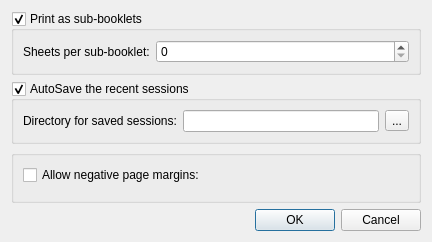
<?xml version="1.0" encoding="UTF-8"?>
<ui version="4.0">
 <class>ConfigDialog</class>
 <widget class="QDialog" name="ConfigDialog">
  <property name="geometry">
   <rect>
    <x>0</x>
    <y>0</y>
    <width>432</width>
    <height>242</height>
   </rect>
  </property>
  <property name="windowTitle">
   <string>Preferences</string>
  </property>
  <layout class="QVBoxLayout" name="verticalLayout_2">
   <item>
    <widget class="QGroupBox" name="bookletGroupBox">
     <property name="toolTip">
      <string>Divide your long booklets into smaller sub-booklets for printing.</string>
     </property>
     <property name="title">
      <string>Print as sub-booklets</string>
     </property>
     <property name="checkable">
      <bool>true</bool>
     </property>
     <layout class="QVBoxLayout" name="verticalLayout">
      <item>
       <layout class="QFormLayout" name="formLayout">
        <item row="0" column="0">
         <widget class="QLabel" name="bookletSheetsPerPageLabel">
          <property name="toolTip">
           <string>Maximum number of sheets in your sub-booklet.</string>
          </property>
          <property name="text">
           <string>Sheets per sub-booklet:</string>
          </property>
         </widget>
        </item>
        <item row="0" column="1">
         <widget class="QSpinBox" name="bookletSheetsPerPageSpinBox"/>
        </item>
       </layout>
      </item>
     </layout>
    </widget>
   </item>
   <item>
    <widget class="QGroupBox" name="autoSaveGroupBox">
     <property name="toolTip">
      <string>Autosave your jobs every time you print.</string>
     </property>
     <property name="title">
      <string>AutoSave the recent sessions</string>
     </property>
     <property name="checkable">
      <bool>true</bool>
     </property>
     <property name="checked">
      <bool>true</bool>
     </property>
     <layout class="QFormLayout" name="formLayout_2">
      <item row="0" column="0">
       <widget class="QLabel" name="label">
        <property name="text">
         <string>Directory for saved sessions:</string>
        </property>
       </widget>
      </item>
      <item row="0" column="1">
       <layout class="QHBoxLayout" name="horizontalLayout">
        <item>
         <widget class="QLineEdit" name="autoSaveDirEdit"/>
        </item>
        <item>
         <widget class="QToolButton" name="autoSaveDirBtn">
          <property name="text">
           <string>...</string>
          </property>
         </widget>
        </item>
       </layout>
      </item>
     </layout>
    </widget>
   </item>
   <item>
    <widget class="QGroupBox" name="groupBox">
     <property name="title">
      <string/>
     </property>
     <property name="flat">
      <bool>true</bool>
     </property>
     <layout class="QVBoxLayout" name="verticalLayout_3">
      <item>
       <widget class="QCheckBox" name="negativeMargins">
        <property name="text">
         <string>Allow negative page margins:</string>
        </property>
       </widget>
      </item>
      <item>
       <spacer name="verticalSpacer">
        <property name="orientation">
         <enum>Qt::Vertical</enum>
        </property>
        <property name="sizeHint" stdset="0">
         <size>
          <width>20</width>
          <height>40</height>
         </size>
        </property>
       </spacer>
      </item>
     </layout>
    </widget>
   </item>
   <item>
    <widget class="QDialogButtonBox" name="buttonBox">
     <property name="orientation">
      <enum>Qt::Horizontal</enum>
     </property>
     <property name="standardButtons">
      <set>QDialogButtonBox::Cancel|QDialogButtonBox::Ok</set>
     </property>
    </widget>
   </item>
  </layout>
 </widget>
 <resources/>
 <connections>
  <connection>
   <sender>buttonBox</sender>
   <signal>accepted()</signal>
   <receiver>ConfigDialog</receiver>
   <slot>accept()</slot>
   <hints>
    <hint type="sourcelabel">
     <x>252</x>
     <y>173</y>
    </hint>
    <hint type="destinationlabel">
     <x>157</x>
     <y>274</y>
    </hint>
   </hints>
  </connection>
  <connection>
   <sender>buttonBox</sender>
   <signal>rejected()</signal>
   <receiver>ConfigDialog</receiver>
   <slot>reject()</slot>
   <hints>
    <hint type="sourcelabel">
     <x>272</x>
     <y>173</y>
    </hint>
    <hint type="destinationlabel">
     <x>286</x>
     <y>274</y>
    </hint>
   </hints>
  </connection>
 </connections>
</ui>
